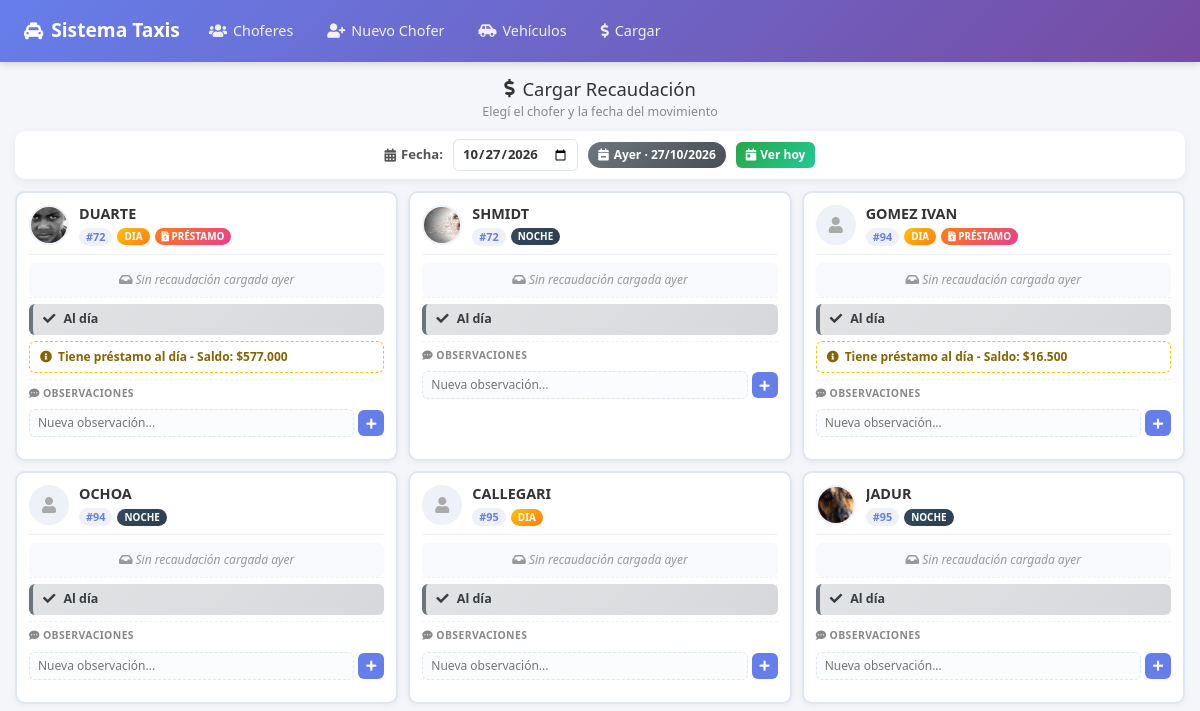
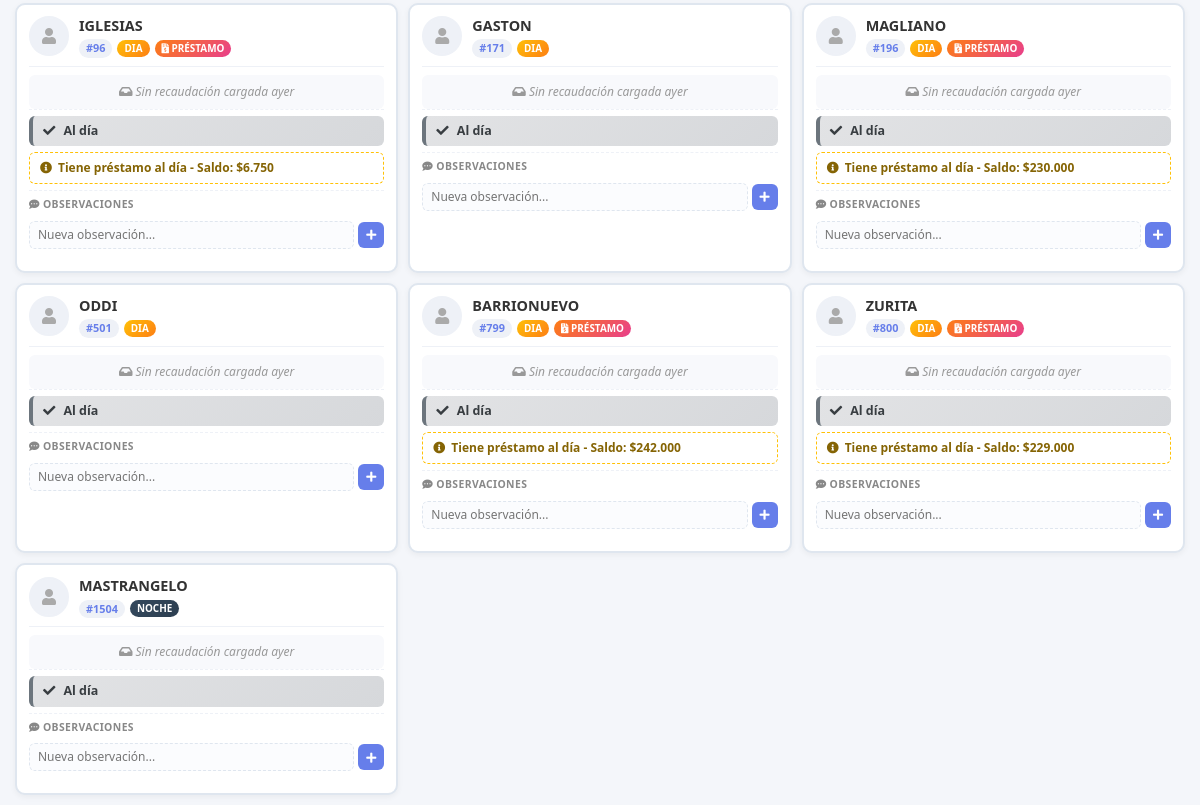
The app's page /php/cargar_selector.php?fecha=2026-10-27, older data (2 pictures, top to bottom).
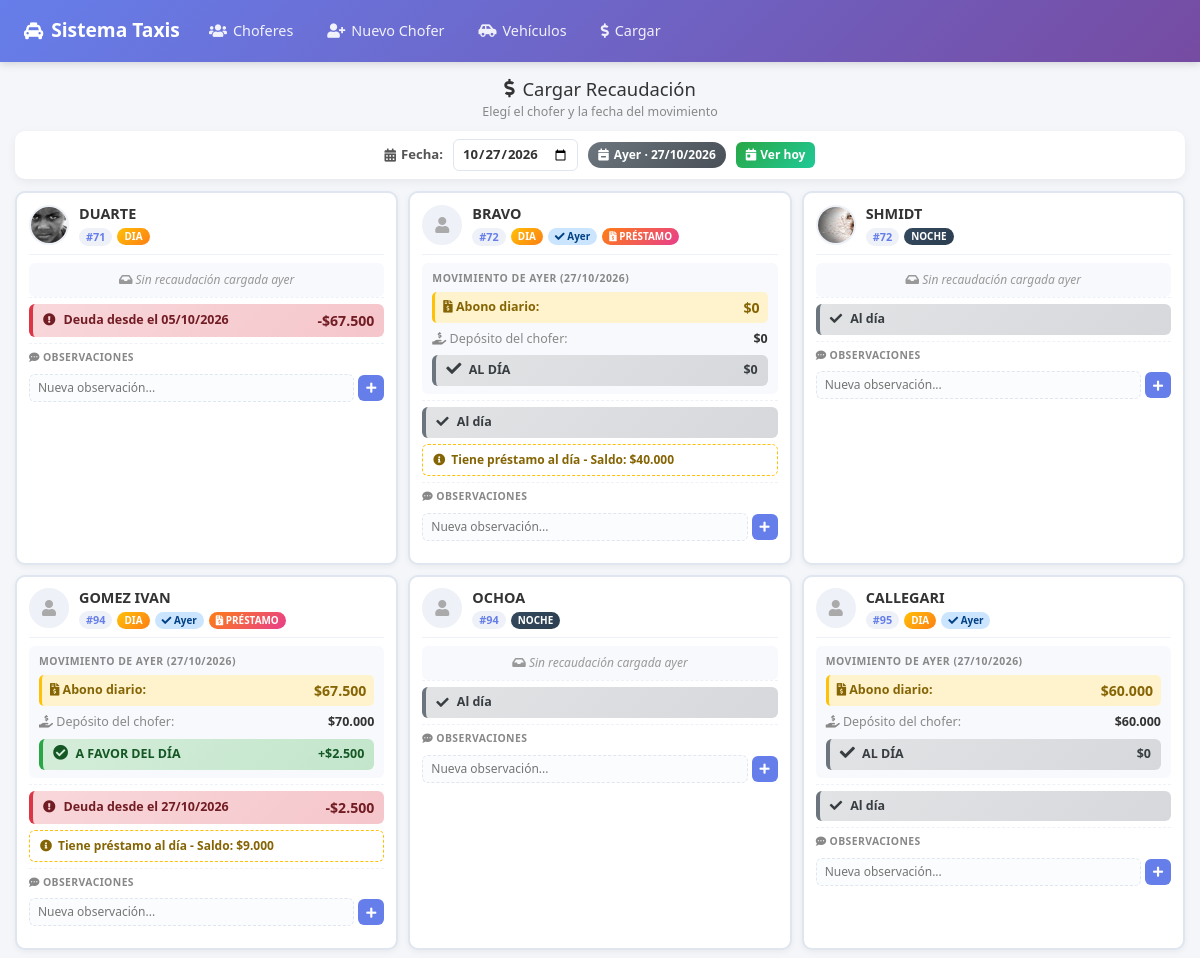
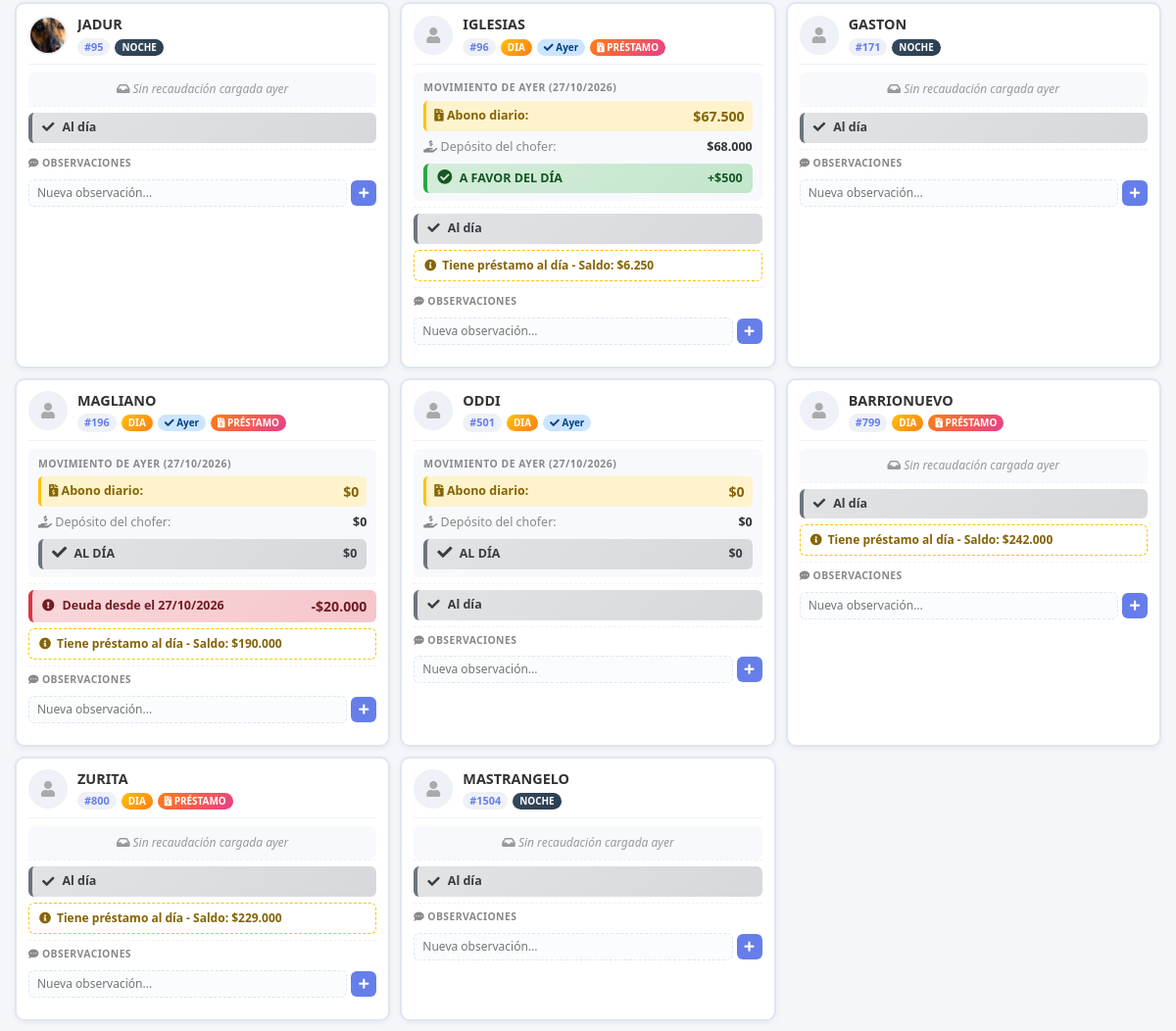
The same page, newer data (2 pictures, top to bottom).
### tables this page shows
CREATE TABLE `choferes` (
  `id` int(11) NOT NULL AUTO_INCREMENT,
  `nombre` varchar(50) NOT NULL,
  `cel` varchar(15) NOT NULL DEFAULT '',
  `email` varchar(40) NOT NULL DEFAULT '',
  `barrio` varchar(50) NOT NULL DEFAULT '',
  `dir` varchar(50) NOT NULL DEFAULT '',
  `cp` varchar(5) NOT NULL DEFAULT '',
  `foto` varchar(50) DEFAULT NULL,
  `activo` tinyint(1) NOT NULL DEFAULT 1,
  `fecha_alta` date NOT NULL,
  `creado_por` varchar(100) DEFAULT NULL,
  `creado_fecha` datetime DEFAULT NULL,
  `eliminado` tinyint(1) NOT NULL DEFAULT 0,
  `eliminado_por` varchar(100) DEFAULT NULL,
  `eliminado_fecha` datetime DEFAULT NULL,
  PRIMARY KEY (`id`)
);

CREATE TABLE `recauda` (
  `id` int(10) NOT NULL AUTO_INCREMENT,
  `fecha` date NOT NULL,
  `chofer_id` int(11) NOT NULL,
  `vehiculo_id` int(11) DEFAULT NULL,
  `movil` int(11) NOT NULL,
  `turno` varchar(6) NOT NULL,
  `abono_diario` decimal(10,2) NOT NULL DEFAULT 0.00,
  `paga` decimal(10,2) NOT NULL DEFAULT 0.00,
  `porcent` decimal(5,2) NOT NULL DEFAULT 0.00,
  `comision` decimal(10,2) NOT NULL DEFAULT 0.00,
  `voucher` decimal(10,2) NOT NULL DEFAULT 0.00,
  `mp` decimal(10,2) NOT NULL DEFAULT 0.00,
  `ft` decimal(10,2) NOT NULL DEFAULT 0.00,
  `total` decimal(10,2) NOT NULL DEFAULT 0.00,
  `debe` decimal(10,2) NOT NULL DEFAULT 0.00,
  `observaciones` varchar(255) DEFAULT '',
  `registrado_por` varchar(100) DEFAULT NULL,
  `registrado_fecha` datetime DEFAULT NULL,
  PRIMARY KEY (`id`),
  UNIQUE KEY `fecha_chofer` (`fecha`,`chofer_id`),
  KEY `idx_chofer` (`chofer_id`),
  KEY `idx_fecha` (`fecha`),
  KEY `idx_movil` (`movil`)
);

### php/menu.php (called while the page is built, shortened)
<?php
$es_nueva_pestana = isset($_GET['nueva']) && $_GET['nueva'] == '1';
$param_nueva = $es_nueva_pestana ? '?nueva=1' : '';
?>

### php/cargar_selector.php (the view, shortened to what the changed rows need)
<?php
$con = conexion();
$con->set_charset("utf8mb4");
$tipo_filtro = $_GET['tipo'] ?? '';
$tipos_validos = ['TAXI', 'REMIS', 'ALQUILER'];
if ($tipo_filtro === 'todos') {
    unset($_SESSION['tipo_filtro_actual']);
    $tipo_filtro = '';
}
elseif (in_array($tipo_filtro, $tipos_validos)) {
    $_SESSION['tipo_filtro_actual'] = $tipo_filtro;
}
elseif (isset($_SESSION['tipo_filtro_actual']) && in_array($_SESSION['tipo_filtro_actual'], $tipos_validos)) {
    $tipo_filtro = $_SESSION['tipo_filtro_actual'];
}
else {
    $tipo_filtro = '';
}
$fecha_filtro = $_GET['fecha'] ?? date('Y-m-d');
$fecha_dt = new DateTime($fecha_filtro);
$fecha_mostrar = $fecha_dt->format('d/m/Y');
$es_hoy  = ($fecha_filtro === date('Y-m-d'));
$es_ayer = ($fecha_filtro === date('Y-m-d', strtotime('-1 day')));
if ($es_hoy) {
    $titulo_recauda = "Movimiento de hoy ($fecha_mostrar)";
    $aviso_sin = "Sin recaudación cargada hoy";
} elseif ($es_ayer) {
    $titulo_recauda = "Movimiento de ayer ($fecha_mostrar)";
    $aviso_sin = "Sin recaudación cargada ayer";
} else {
    $titulo_recauda = "Movimiento del $fecha_mostrar";
    $aviso_sin = "Sin recaudación cargada el $fecha_mostrar";
}
$where_tipo = "";
$sql = "
    SELECT
        c.id,
        c.nombre,
        c.cel,
        c.foto,
        a.turno,
        v.movil,
        v.marca,
        v.modelo,
        v.dominio,
        v.km_actuales,
        v.km_guardados,
        v.km_aceite,
        v.km_bujias,
        v.km_grasa,
        v.km_correa,
        COALESCE((
            SELECT SUM(monto) FROM cuenta_corriente
            WHERE chofer_id = c.id AND fecha <= ?
            AND descripcion NOT LIKE '%Pago cuota%'
        ), 0) AS saldo_acumulado,
        (
            SELECT MIN(fecha) FROM cuenta_corriente
            WHERE chofer_id = c.id AND monto < 0 AND fecha <= ?
        ) AS primera_deuda_fecha,
        r.abono_diario  AS r_abono_diario,
        r.total         AS r_total,
        r.mp            AS r_mp,
        r.ft            AS r_ft,
        r.debe          AS r_debe,
        r.id            AS r_id
    FROM choferes c
    LEFT JOIN asignaciones_auto a ON a.chofer_id = c.id AND a.activa = 1
    LEFT JOIN vehiculos v ON v.id = a.vehiculo_id
    LEFT JOIN recauda r ON r.chofer_id = c.id AND r.fecha = ?
    WHERE c.activo = 1 $where_tipo
    ORDER BY v.movil ASC, a.turno ASC, c.nombre ASC
";
$stmt = $con->prepare($sql);
if ($tipo_filtro !== '') {
    $stmt->bind_param("ssss", $fecha_filtro, $fecha_filtro, $fecha_filtro, $tipo_filtro);
} else {
    $stmt->bind_param("sss", $fecha_filtro, $fecha_filtro, $fecha_filtro);
}
$stmt->execute();
$result = $stmt->get_result();
$choferes = $result->fetch_all(MYSQLI_ASSOC);
$prestamos_por_chofer = [];
$res_prestamos = $con->query("
    SELECT pr.id, pr.chofer_id, pr.valor_cuota, pr.monto_total, pr.cuotas, pr.cuotas_pagas, pr.estado, pr.estado_mora,
           COALESCE((SELECT SUM(monto) FROM prestamos_pagos WHERE prestamo_id = pr.id), 0) AS total_pagado
    FROM prestamos pr
    WHERE pr.estado = 'ACTIVO'
");
if ($res_prestamos) {
    while ($pr = $res_prestamos->fetch_assoc()) {
        $prestamos_por_chofer[(int)$pr['chofer_id']][] = $pr;
    }
}
?>
<!doctype html>
<html lang="es">
<head>
    <link rel="stylesheet" href="../css/bootstrap.min.css">
    <link rel="stylesheet" href="../css/all.min.css">
</head>
<body>
    <?php include "menu.php"; ?>
    <div class="page-wrapper">
        <h1 class="page-title">
            <i class="fas fa-dollar-sign"></i> Cargar Recaudación
        </h1>
        <?php if (empty($choferes)): ?>
            <div class="empty-state">
                <i class="fas fa-users-slash"></i>
                <p>No hay choferes activos<?php echo $tipo_filtro ? ' con vehículos de tipo ' . $tipo_filtro : ''; ?>.</p>
                <?php if ($tipo_filtro !== ''): ?>
                    <p><a href="cargar_selector.php?fecha=<?php echo $fecha_filtro; ?><?php echo $param_nueva; ?>">Ver todos los tipos de vehículos</a></p>
                <?php endif; ?>
            </div>
        <?php else: ?>
            <div class="choferes-grid">
                <?php foreach ($choferes as $c):
                    $saldo = floatval($c['saldo_acumulado']);
                    $tieneAuto = !empty($c['movil']);
                    $tieneRecauda = !is_null($c['r_id']);
                    $fecha_deuda = $c['primera_deuda_fecha'] ?? null;
                    $abono_diario = 0;
                    $deposito     = 0;
                    $debe         = 0;
                    if ($tieneRecauda) {
                        $abono_diario = floatval($c['r_abono_diario'] ?? 0);
                        $deposito     = floatval($c['r_total']) + floatval($c['r_mp']) + floatval($c['r_ft']);
                        $debe         = floatval($c['r_debe']);
                    }
                    $chofer_id_card = (int)$c['id'];
                    $prestamos_chofer = $prestamos_por_chofer[$chofer_id_card] ?? [];
                    $tiene_prestamo = !empty($prestamos_chofer);
                    $tiene_mora = false;
                    $deuda_prestamo = 0;
                    if ($tiene_prestamo) {
                        if (!$tiene_mora) {
                            $deuda_prestamo = floatval($prestamos_chofer[0]['monto_total']) - floatval($prestamos_chofer[0]['total_pagado']);
                        }
                    }
                ?>
                    <div class="chofer-card" data-chofer-card="<?php echo $chofer_id_card; ?>">
                        <a class="link-ficha" href="cargar.php?chofer=<?php echo $chofer_id_card; ?>&fecha=<?php echo urlencode($fecha_filtro); ?><?php echo $param_nueva; ?>">
                            <div class="card-header-chofer">
                                <?php if (!empty($c['foto'])): ?>
                                    <img src="../images/<?php echo htmlspecialchars($c['foto']); ?>" alt="Foto">
                                <?php else: ?>
                                    <div class="sin-foto"><i class="fas fa-user"></i></div>
                                <?php endif; ?>
                                <div class="chofer-datos">
                                    <div class="chofer-nombre"><?php echo htmlspecialchars($c['nombre']); ?></div>
                                    <div class="chofer-meta">
                                        <?php if ($tieneAuto): ?>
                                            <span class="movil-badge">#<?php echo htmlspecialchars($c['movil']); ?></span>
                                            <span class="badge-turno <?php echo ($c['turno'] === 'DIA') ? 'badge-dia' : 'badge-noche'; ?>">
                                                <?php echo htmlspecialchars($c['turno']); ?>
                                            </span>
                                        <?php else: ?>
                                            <span class="sin-auto-badge"><i class="fas fa-exclamation-triangle"></i> Sin auto</span>
                                        <?php endif; ?>
                                        <?php if ($tieneRecauda): ?>
                                            <span class="cargado-hoy"><i class="fas fa-check"></i> <?php echo $es_hoy ? 'Hoy' : ($es_ayer ? 'Ayer' : $fecha_mostrar); ?></span>
                                        <?php endif; ?>
                                        <?php if ($tiene_prestamo): ?>
                                            <span class="prestamo-badge <?php echo $tiene_mora ? 'mora' : 'al-dia'; ?>">
                                                <i class="fas fa-file-invoice-dollar"></i> <?php echo $tiene_mora ? 'MORA' : 'PRÉSTAMO'; ?>
                                            </span>
                                        <?php endif; ?>
                                    </div>
                                </div>
                            </div>
                            <?php if ($tieneRecauda): ?>
                                <div class="recauda-hoy">
                                    <div class="recauda-titulo"><?php echo $titulo_recauda; ?></div>
                                    <div class="recauda-fila fila-abono">
                                        <span class="etiqueta"><i class="fas fa-file-invoice-dollar"></i> Abono diario:</span>
                                        <span class="valor">$<?php echo number_format($abono_diario, 0, ',', '.'); ?></span>
                                    </div>
                                    <div class="recauda-fila">
                                        <span class="etiqueta"><i class="fas fa-hand-holding-usd"></i> Depósito del chofer:</span>
                                        <span class="valor">$<?php echo number_format($deposito, 0, ',', '.'); ?></span>
                                    </div>
                                    <?php if ($debe > 0.001): ?>
                                        <div class="resultado-dia resultado-deuda"><span><i class="fas fa-exclamation-circle icono"></i> DEUDA DEL DÍA</span><span>-$<?php echo number_format($debe, 0, ',', '.'); ?></span></div>
                                    <?php elseif ($debe < -0.001): ?>
                                        <div class="resultado-dia resultado-favor"><span><i class="fas fa-check-circle icono"></i> A FAVOR DEL DÍA</span><span>+$<?php echo number_format(abs($debe), 0, ',', '.'); ?></span></div>
                                    <?php else: ?>
                                        <div class="resultado-dia resultado-neutro"><span><i class="fas fa-check icono"></i> AL DÍA</span><span>$0</span></div>
                                    <?php endif; ?>
                                </div>
                            <?php else: ?>
                                <div class="sin-recauda"><i class="fas fa-inbox"></i> <?php echo $aviso_sin; ?></div>
                            <?php endif; ?>
                            <div class="estado-chofer">
                                <?php if ($saldo < 0): ?>
                                    <div class="estado-badge estado-deuda"><i class="fas fa-exclamation-circle"></i><span>Deuda desde el <?php echo !empty($fecha_deuda) ? date('d/m/Y', strtotime($fecha_deuda)) : '—'; ?></span><span class="estado-monto">-$<?php echo number_format(abs($saldo), 0, ',', '.'); ?></span></div>
                                <?php elseif ($saldo > 0): ?>
                                    <div class="estado-badge estado-favor"><i class="fas fa-check-circle"></i><span>Saldo a favor</span><span class="estado-monto">+$<?php echo number_format($saldo, 0, ',', '.'); ?></span></div>
                                <?php else: ?>
                                    <div class="estado-badge estado-aldia"><i class="fas fa-check"></i><span>Al día</span></div>
                                <?php endif; ?>
                            </div>
                        </a>
                        <?php if ($tiene_prestamo): ?>
                            <?php if ($tiene_mora): ?>
                                <div class="alerta-prestamo mora" style="margin-top: 6px; background: #fff;">
                                    <i class="fas fa-exclamation-triangle"></i>
                                    <span>PRÉSTAMO EN MORA - Saldo: $<?php echo number_format($deuda_prestamo, 0, ',', '.'); ?></span>
                                </div>
                            <?php else: ?>
                                <div class="alerta-prestamo al-dia" style="margin-top: 6px; background: #fff;">
                                    <i class="fas fa-info-circle"></i>
                                    <span>Tiene préstamo al día - Saldo: $<?php echo number_format($deuda_prestamo, 0, ',', '.'); ?></span>
                                </div>
                            <?php endif; ?>
                        <?php endif; ?>
                        <div class="observacion-container" data-chofer="<?php echo $chofer_id_card; ?>">
                            <label class="observacion-label"><i class="fas fa-comment-dots"></i> Observaciones</label>
                            <div class="observacion-nueva">
                                <input type="text" class="observacion-input" data-chofer="<?php echo $chofer_id_card; ?>" placeholder="Nueva observación..." maxlength="500">
                                <button type="button" class="btn-observacion-agregar" title="Agregar observación" data-chofer="<?php echo $chofer_id_card; ?>" data-fecha="<?php echo htmlspecialchars($fecha_filtro); ?>"><i class="fas fa-plus"></i></button>
                            </div>
                            <small class="observacion-estado" data-chofer="<?php echo $chofer_id_card; ?>"></small>
                        </div>
                    </div>
                <?php endforeach; ?>
            </div>
        <?php endif; ?>
    </div>
</body>
</html>

Row changes from the older to the newer data that the page shows:
no longer on this page (row unchanged): choferes: nombre "GOMEZ IVAN", movil "94", turno "DIA", shows "PRÉSTAMO", shows "Al día", deuda_prestamo "16.500"
no longer on this page (row unchanged): choferes: nombre "CALLEGARI", movil "95", turno "DIA", shows "Al día"
no longer on this page (row unchanged): choferes: nombre "IGLESIAS", movil "96", turno "DIA", shows "PRÉSTAMO", shows "Al día", deuda_prestamo "6.750"
no longer on this page (row unchanged): choferes: nombre "MAGLIANO", movil "196", turno "DIA", shows "PRÉSTAMO", shows "Al día", deuda_prestamo "230.000"
no longer on this page (row unchanged): choferes: nombre "ODDI", movil "501", turno "DIA", shows "Al día"
shown differently, row unchanged: choferes "DUARTE": movil "72" → "71"; fecha_deuda (not shown) → "05/10/2026"; saldo (not shown) → "67.500"; deuda_prestamo "577.000" → (not shown); text "PRÉSTAMO Al día Tiene préstamo al día - Saldo: $" → "Deuda desde el -$"
added recauda: chofer.nombre "BRAVO", movil "72", turno "DIA", shows "Ayer", shows "PRÉSTAMO", abono_diario "0", deposito "0", debe 0 (drawn), shows "Al día", deuda_prestamo "40.000"
added recauda: chofer.nombre "GOMEZ IVAN", movil "94", turno "DIA", shows "Ayer", shows "PRÉSTAMO", abono_diario "67.500", deposito "70.000", debe "2.500", fecha_deuda "27/10/2026", saldo "2.500", deuda_prestamo "9.000"
added recauda: chofer.nombre "CALLEGARI", movil "95", turno "DIA", shows "Ayer", abono_diario "60.000", deposito "60.000", debe 0 (drawn), shows "Al día"
added recauda: chofer.nombre "IGLESIAS", movil "96", turno "DIA", shows "Ayer", shows "PRÉSTAMO", abono_diario "67.500", deposito "68.000", debe "500", shows "Al día", deuda_prestamo "6.250"
computed for choferes "GASTON": turno "DIA" → "NOCHE"
added recauda: chofer.nombre "MAGLIANO", movil "196", turno "DIA", shows "Ayer", shows "PRÉSTAMO", abono_diario "0", deposito "0", debe 0 (drawn), fecha_deuda "27/10/2026", saldo "20.000", deuda_prestamo "190.000"
added recauda: chofer.nombre "ODDI", movil "501", turno "DIA", shows "Ayer", abono_diario "0", deposito "0", debe 0 (drawn), shows "Al día"
